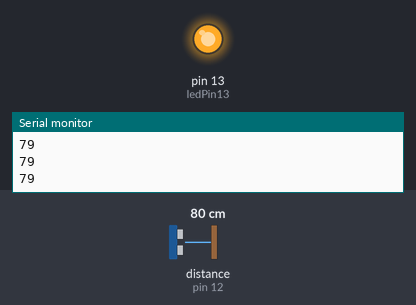
The sketch below on a simulated Arduino Uno, built with avr-gcc and run on an emulated ATmega328P. Shown: output pins drawn as LEDs (lit = HIGH), the last lines printed to the serial monitor. Wiring (inferred from the names in the program): ultrasonic range finder: trigger pin 11; echo pin 12. The test bench sets the inputs (shaded band); at power-on: distance to the obstacle (sensor on pin 12) 80 cm. The echo pulse lasts 58.3 µs per cm; pins used as bus, display or sensor lines are not drawn.

Above: at 1.2 s.
1.3 s: distance to the obstacle (sensor on pin 12) set to 97 cm
2.8 s: distance to the obstacle (sensor on pin 12) set to 105 cm
At 4.0 s:
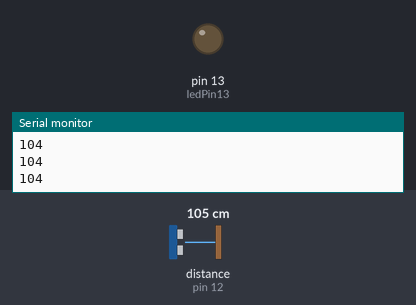
4.3 s: distance to the obstacle (sensor on pin 12) set to 2 cm
At 5.0 s:
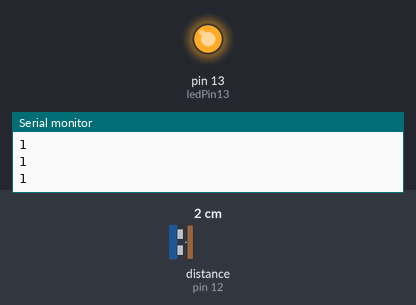
5.8 s: distance to the obstacle (sensor on pin 12) set to 120 cm
At 6.8 s:
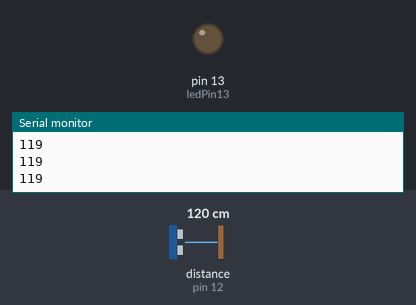
Timing chart, 0 to 8.3 s (numbered marks = the images above; inputs shaded):
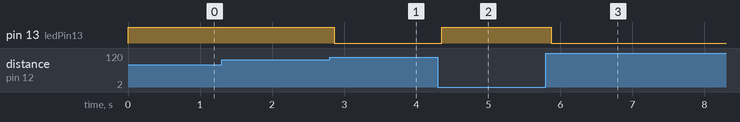

The sketch:

ultrasonic-kc-sr04-11-12.ino
```cpp
/*
    Complete Guide for Ultrasonic Sensor HC-SR04
    Ultrasonic sensor Pins:
        VCC: +5VDC
        Trig : Trigger (INPUT) - Pin11
        Echo: Echo (OUTPUT) - Pin 12
        GND: GND
 */

int trigPin = 11;    // Trigger
int echoPin = 12;    // Echo
int ledPin13 = 13;
int ledPin10 = 10;
int ledPin9 = 9;
long duration, cm, inches;

void setup() {
  //Serial Port begin
  Serial.begin (9600);
  //Define inputs and outputs
  pinMode(trigPin, OUTPUT);
  pinMode(echoPin, INPUT);
  pinMode(ledPin13, OUTPUT);
   Serial.begin(9600);
}

void loop() {
  // The sensor is triggered by a HIGH pulse of 10 or more microseconds.
  // Give a short LOW pulse beforehand to ensure a clean HIGH pulse:
  digitalWrite(trigPin, LOW);
  delayMicroseconds(5);
  digitalWrite(trigPin, HIGH);
  delayMicroseconds(10);
  digitalWrite(trigPin, LOW);

  // Read the signal from the sensor: a HIGH pulse whose
  // duration is the time (in microseconds) from the sending
  // of the ping to the reception of its echo off of an object.
  pinMode(echoPin, INPUT);
  duration = pulseIn(echoPin, HIGH);

  // Convert the time into a distance
  cm = (duration/2) / 29.1;     // Divide by 29.1 or multiply by 0.0343
 // inches = (duration/2) / 74;   // Divide by 74 or multiply by 0.0135

  //Serial.print(inches);
  //Serial.print("in, ");
  Serial.print(cm);
 // Serial.print("cm");
  Serial.println();
  if(cm < 100){
  digitalWrite(ledPin13, HIGH);

  }
  if(cm > 100){
  digitalWrite(ledPin13, LOW);

  }
   if(cm > 100){
  digitalWrite(ledPin9, HIGH);

  }
     if(cm > 100){
  digitalWrite(ledPin10, HIGH);

  }
  delay(100);
}
```

Measured:
- the behaviour switches between 101 and 102 cm on distance to the obstacle (sensor on pin 12) (found by bisection; images 0 and 1)
- after the input at 2.8 s, pin 13 (ledPin13): HIGH → LOW after 0.07 s
- after the input at 4.3 s, pin 13 (ledPin13): LOW → HIGH after 0.06 s
- after the input at 5.8 s, pin 13 (ledPin13): HIGH → LOW after 0.07 s
